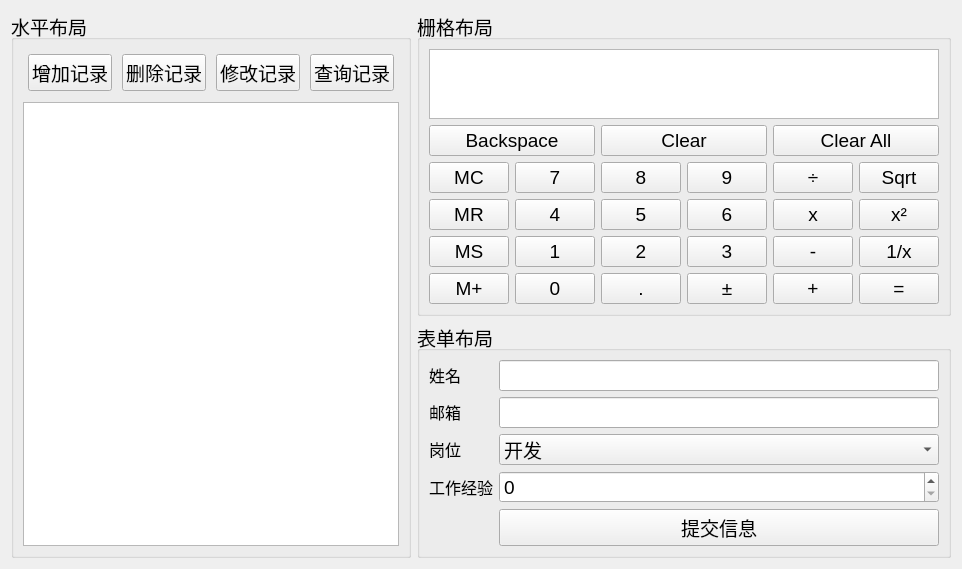
<?xml version="1.0" encoding="UTF-8"?>
<ui version="4.0">
 <class>Widget</class>
 <widget class="QWidget" name="Widget">
  <property name="geometry">
   <rect>
    <x>0</x>
    <y>0</y>
    <width>920</width>
    <height>547</height>
   </rect>
  </property>
  <property name="windowTitle">
   <string>Widget</string>
  </property>
  <layout class="QGridLayout" name="gridLayout_2">
   <item row="0" column="0" rowspan="2">
    <widget class="QGroupBox" name="groupBox">
     <property name="font">
      <font>
       <pointsize>14</pointsize>
      </font>
     </property>
     <property name="title">
      <string>水平布局</string>
     </property>
     <layout class="QVBoxLayout" name="verticalLayout">
      <item>
       <widget class="QWidget" name="widget" native="true">
        <layout class="QHBoxLayout" name="horizontalLayout" stretch="1,1,2,2">
         <property name="spacing">
          <number>10</number>
         </property>
         <property name="leftMargin">
          <number>5</number>
         </property>
         <property name="topMargin">
          <number>5</number>
         </property>
         <property name="rightMargin">
          <number>5</number>
         </property>
         <property name="bottomMargin">
          <number>5</number>
         </property>
         <item>
          <widget class="QPushButton" name="addPushButton">
           <property name="text">
            <string>增加记录</string>
           </property>
          </widget>
         </item>
         <item>
          <widget class="QPushButton" name="delPushButton">
           <property name="text">
            <string>删除记录</string>
           </property>
          </widget>
         </item>
         <item>
          <widget class="QPushButton" name="modifyPushButton">
           <property name="text">
            <string>修改记录</string>
           </property>
          </widget>
         </item>
         <item>
          <widget class="QPushButton" name="queryPushButton">
           <property name="text">
            <string>查询记录</string>
           </property>
          </widget>
         </item>
        </layout>
       </widget>
      </item>
      <item>
       <widget class="QTextEdit" name="LeveltextEdit"/>
      </item>
     </layout>
    </widget>
   </item>
   <item row="0" column="1">
    <widget class="QGroupBox" name="groupBox_2">
     <property name="font">
      <font>
       <pointsize>14</pointsize>
      </font>
     </property>
     <property name="title">
      <string>栅格布局</string>
     </property>
     <layout class="QGridLayout" name="gridLayout">
      <item row="0" column="0" colspan="7">
       <widget class="QTextEdit" name="GridtextEdit">
        <property name="sizePolicy">
         <sizepolicy hsizetype="Expanding" vsizetype="Expanding">
          <horstretch>0</horstretch>
          <verstretch>0</verstretch>
         </sizepolicy>
        </property>
       </widget>
      </item>
      <item row="1" column="0" colspan="2">
       <widget class="QPushButton" name="pushButton_backspace">
        <property name="sizePolicy">
         <sizepolicy hsizetype="Expanding" vsizetype="Expanding">
          <horstretch>0</horstretch>
          <verstretch>0</verstretch>
         </sizepolicy>
        </property>
        <property name="text">
         <string>Backspace</string>
        </property>
       </widget>
      </item>
      <item row="2" column="0">
       <widget class="QPushButton" name="pushButton_mc">
        <property name="sizePolicy">
         <sizepolicy hsizetype="Expanding" vsizetype="Expanding">
          <horstretch>0</horstretch>
          <verstretch>0</verstretch>
         </sizepolicy>
        </property>
        <property name="text">
         <string>MC</string>
        </property>
       </widget>
      </item>
      <item row="2" column="1">
       <widget class="QPushButton" name="pushButton_7">
        <property name="sizePolicy">
         <sizepolicy hsizetype="Expanding" vsizetype="Expanding">
          <horstretch>0</horstretch>
          <verstretch>0</verstretch>
         </sizepolicy>
        </property>
        <property name="text">
         <string>7</string>
        </property>
       </widget>
      </item>
      <item row="2" column="5">
       <widget class="QPushButton" name="pushButton_divide">
        <property name="sizePolicy">
         <sizepolicy hsizetype="Expanding" vsizetype="Expanding">
          <horstretch>0</horstretch>
          <verstretch>0</verstretch>
         </sizepolicy>
        </property>
        <property name="text">
         <string>÷</string>
        </property>
       </widget>
      </item>
      <item row="2" column="6">
       <widget class="QPushButton" name="pushButton_sqrt">
        <property name="sizePolicy">
         <sizepolicy hsizetype="Expanding" vsizetype="Expanding">
          <horstretch>0</horstretch>
          <verstretch>0</verstretch>
         </sizepolicy>
        </property>
        <property name="text">
         <string>Sqrt</string>
        </property>
       </widget>
      </item>
      <item row="3" column="0">
       <widget class="QPushButton" name="pushButton_mr">
        <property name="sizePolicy">
         <sizepolicy hsizetype="Expanding" vsizetype="Expanding">
          <horstretch>0</horstretch>
          <verstretch>0</verstretch>
         </sizepolicy>
        </property>
        <property name="text">
         <string>MR</string>
        </property>
       </widget>
      </item>
      <item row="3" column="1">
       <widget class="QPushButton" name="pushButton_4">
        <property name="sizePolicy">
         <sizepolicy hsizetype="Expanding" vsizetype="Expanding">
          <horstretch>0</horstretch>
          <verstretch>0</verstretch>
         </sizepolicy>
        </property>
        <property name="text">
         <string>4</string>
        </property>
       </widget>
      </item>
      <item row="3" column="2">
       <widget class="QPushButton" name="pushButton_5">
        <property name="sizePolicy">
         <sizepolicy hsizetype="Expanding" vsizetype="Expanding">
          <horstretch>0</horstretch>
          <verstretch>0</verstretch>
         </sizepolicy>
        </property>
        <property name="text">
         <string>5</string>
        </property>
       </widget>
      </item>
      <item row="3" column="5">
       <widget class="QPushButton" name="pushButton_multiply">
        <property name="sizePolicy">
         <sizepolicy hsizetype="Expanding" vsizetype="Expanding">
          <horstretch>0</horstretch>
          <verstretch>0</verstretch>
         </sizepolicy>
        </property>
        <property name="text">
         <string>x</string>
        </property>
       </widget>
      </item>
      <item row="3" column="6">
       <widget class="QPushButton" name="pushButton_square">
        <property name="sizePolicy">
         <sizepolicy hsizetype="Expanding" vsizetype="Expanding">
          <horstretch>0</horstretch>
          <verstretch>0</verstretch>
         </sizepolicy>
        </property>
        <property name="text">
         <string>x²</string>
        </property>
       </widget>
      </item>
      <item row="4" column="0">
       <widget class="QPushButton" name="pushButton_ms">
        <property name="sizePolicy">
         <sizepolicy hsizetype="Expanding" vsizetype="Expanding">
          <horstretch>0</horstretch>
          <verstretch>0</verstretch>
         </sizepolicy>
        </property>
        <property name="text">
         <string>MS</string>
        </property>
       </widget>
      </item>
      <item row="4" column="1">
       <widget class="QPushButton" name="pushButton_1">
        <property name="sizePolicy">
         <sizepolicy hsizetype="Expanding" vsizetype="Expanding">
          <horstretch>0</horstretch>
          <verstretch>0</verstretch>
         </sizepolicy>
        </property>
        <property name="text">
         <string>1</string>
        </property>
       </widget>
      </item>
      <item row="4" column="2">
       <widget class="QPushButton" name="pushButton_2">
        <property name="sizePolicy">
         <sizepolicy hsizetype="Expanding" vsizetype="Expanding">
          <horstretch>0</horstretch>
          <verstretch>0</verstretch>
         </sizepolicy>
        </property>
        <property name="text">
         <string>2</string>
        </property>
       </widget>
      </item>
      <item row="4" column="3" colspan="2">
       <widget class="QPushButton" name="pushButton_3">
        <property name="sizePolicy">
         <sizepolicy hsizetype="Expanding" vsizetype="Expanding">
          <horstretch>0</horstretch>
          <verstretch>0</verstretch>
         </sizepolicy>
        </property>
        <property name="text">
         <string>3</string>
        </property>
       </widget>
      </item>
      <item row="4" column="5">
       <widget class="QPushButton" name="pushButton_minus">
        <property name="sizePolicy">
         <sizepolicy hsizetype="Expanding" vsizetype="Expanding">
          <horstretch>0</horstretch>
          <verstretch>0</verstretch>
         </sizepolicy>
        </property>
        <property name="text">
         <string>-</string>
        </property>
       </widget>
      </item>
      <item row="4" column="6">
       <widget class="QPushButton" name="pushButton_reciprocal">
        <property name="sizePolicy">
         <sizepolicy hsizetype="Expanding" vsizetype="Expanding">
          <horstretch>0</horstretch>
          <verstretch>0</verstretch>
         </sizepolicy>
        </property>
        <property name="text">
         <string>1/x</string>
        </property>
       </widget>
      </item>
      <item row="5" column="0">
       <widget class="QPushButton" name="pushButton_mPlus">
        <property name="sizePolicy">
         <sizepolicy hsizetype="Expanding" vsizetype="Expanding">
          <horstretch>0</horstretch>
          <verstretch>0</verstretch>
         </sizepolicy>
        </property>
        <property name="text">
         <string>M+</string>
        </property>
       </widget>
      </item>
      <item row="5" column="1">
       <widget class="QPushButton" name="pushButton_0">
        <property name="sizePolicy">
         <sizepolicy hsizetype="Expanding" vsizetype="Expanding">
          <horstretch>0</horstretch>
          <verstretch>0</verstretch>
         </sizepolicy>
        </property>
        <property name="text">
         <string>0</string>
        </property>
       </widget>
      </item>
      <item row="5" column="2">
       <widget class="QPushButton" name="pushButton_point">
        <property name="sizePolicy">
         <sizepolicy hsizetype="Expanding" vsizetype="Expanding">
          <horstretch>0</horstretch>
          <verstretch>0</verstretch>
         </sizepolicy>
        </property>
        <property name="text">
         <string>.</string>
        </property>
       </widget>
      </item>
      <item row="5" column="3" colspan="2">
       <widget class="QPushButton" name="pushButton_sign">
        <property name="sizePolicy">
         <sizepolicy hsizetype="Expanding" vsizetype="Expanding">
          <horstretch>0</horstretch>
          <verstretch>0</verstretch>
         </sizepolicy>
        </property>
        <property name="text">
         <string>±</string>
        </property>
       </widget>
      </item>
      <item row="5" column="5">
       <widget class="QPushButton" name="pushButton_plus">
        <property name="sizePolicy">
         <sizepolicy hsizetype="Expanding" vsizetype="Expanding">
          <horstretch>0</horstretch>
          <verstretch>0</verstretch>
         </sizepolicy>
        </property>
        <property name="text">
         <string>+</string>
        </property>
       </widget>
      </item>
      <item row="5" column="6">
       <widget class="QPushButton" name="pushButton_equal">
        <property name="sizePolicy">
         <sizepolicy hsizetype="Expanding" vsizetype="Expanding">
          <horstretch>0</horstretch>
          <verstretch>0</verstretch>
         </sizepolicy>
        </property>
        <property name="text">
         <string>=</string>
        </property>
       </widget>
      </item>
      <item row="2" column="2">
       <widget class="QPushButton" name="pushButton_8">
        <property name="sizePolicy">
         <sizepolicy hsizetype="Expanding" vsizetype="Expanding">
          <horstretch>0</horstretch>
          <verstretch>0</verstretch>
         </sizepolicy>
        </property>
        <property name="text">
         <string>8</string>
        </property>
       </widget>
      </item>
      <item row="1" column="5" colspan="2">
       <widget class="QPushButton" name="pushButton_clearAll">
        <property name="sizePolicy">
         <sizepolicy hsizetype="Expanding" vsizetype="Expanding">
          <horstretch>0</horstretch>
          <verstretch>0</verstretch>
         </sizepolicy>
        </property>
        <property name="text">
         <string>Clear All</string>
        </property>
       </widget>
      </item>
      <item row="1" column="2" colspan="3">
       <widget class="QPushButton" name="pushButton_clear">
        <property name="sizePolicy">
         <sizepolicy hsizetype="Expanding" vsizetype="Expanding">
          <horstretch>0</horstretch>
          <verstretch>0</verstretch>
         </sizepolicy>
        </property>
        <property name="text">
         <string>Clear</string>
        </property>
       </widget>
      </item>
      <item row="3" column="3" colspan="2">
       <widget class="QPushButton" name="pushButton_6">
        <property name="sizePolicy">
         <sizepolicy hsizetype="Expanding" vsizetype="Expanding">
          <horstretch>0</horstretch>
          <verstretch>0</verstretch>
         </sizepolicy>
        </property>
        <property name="text">
         <string>6</string>
        </property>
       </widget>
      </item>
      <item row="2" column="3" colspan="2">
       <widget class="QPushButton" name="pushButton_9">
        <property name="sizePolicy">
         <sizepolicy hsizetype="Expanding" vsizetype="Expanding">
          <horstretch>0</horstretch>
          <verstretch>0</verstretch>
         </sizepolicy>
        </property>
        <property name="text">
         <string>9</string>
        </property>
       </widget>
      </item>
     </layout>
    </widget>
   </item>
   <item row="1" column="1">
    <widget class="QGroupBox" name="groupBox_3">
     <property name="font">
      <font>
       <pointsize>14</pointsize>
      </font>
     </property>
     <property name="title">
      <string>表单布局</string>
     </property>
     <layout class="QFormLayout" name="formLayout">
      <item row="0" column="0">
       <widget class="QLabel" name="namelabel">
        <property name="sizePolicy">
         <sizepolicy hsizetype="Expanding" vsizetype="Expanding">
          <horstretch>0</horstretch>
          <verstretch>0</verstretch>
         </sizepolicy>
        </property>
        <property name="text">
         <string>&lt;html&gt;&lt;head/&gt;&lt;body&gt;&lt;p align=&quot;center&quot;&gt;&lt;span style=&quot; font-size:12pt;&quot;&gt;姓名&lt;/span&gt;&lt;/p&gt;&lt;/body&gt;&lt;/html&gt;</string>
        </property>
       </widget>
      </item>
      <item row="0" column="1">
       <widget class="QLineEdit" name="namelineEdit">
        <property name="sizePolicy">
         <sizepolicy hsizetype="Expanding" vsizetype="Expanding">
          <horstretch>0</horstretch>
          <verstretch>0</verstretch>
         </sizepolicy>
        </property>
       </widget>
      </item>
      <item row="1" column="0">
       <widget class="QLabel" name="emaillabel">
        <property name="sizePolicy">
         <sizepolicy hsizetype="Expanding" vsizetype="Expanding">
          <horstretch>0</horstretch>
          <verstretch>0</verstretch>
         </sizepolicy>
        </property>
        <property name="text">
         <string>&lt;html&gt;&lt;head/&gt;&lt;body&gt;&lt;p align=&quot;center&quot;&gt;&lt;span style=&quot; font-size:12pt;&quot;&gt;邮箱&lt;/span&gt;&lt;/p&gt;&lt;/body&gt;&lt;/html&gt;</string>
        </property>
       </widget>
      </item>
      <item row="1" column="1">
       <widget class="QLineEdit" name="emaillineEdit">
        <property name="sizePolicy">
         <sizepolicy hsizetype="Expanding" vsizetype="Expanding">
          <horstretch>0</horstretch>
          <verstretch>0</verstretch>
         </sizepolicy>
        </property>
       </widget>
      </item>
      <item row="2" column="0">
       <widget class="QLabel" name="positionlabel">
        <property name="sizePolicy">
         <sizepolicy hsizetype="Expanding" vsizetype="Expanding">
          <horstretch>0</horstretch>
          <verstretch>0</verstretch>
         </sizepolicy>
        </property>
        <property name="text">
         <string>&lt;html&gt;&lt;head/&gt;&lt;body&gt;&lt;p align=&quot;center&quot;&gt;&lt;span style=&quot; font-size:12pt;&quot;&gt;岗位&lt;/span&gt;&lt;/p&gt;&lt;/body&gt;&lt;/html&gt;</string>
        </property>
       </widget>
      </item>
      <item row="2" column="1">
       <widget class="QComboBox" name="positionComboBox">
        <property name="sizePolicy">
         <sizepolicy hsizetype="Expanding" vsizetype="Expanding">
          <horstretch>0</horstretch>
          <verstretch>0</verstretch>
         </sizepolicy>
        </property>
        <item>
         <property name="text">
          <string>开发</string>
         </property>
        </item>
        <item>
         <property name="text">
          <string>运维</string>
         </property>
        </item>
        <item>
         <property name="text">
          <string>销售</string>
         </property>
        </item>
        <item>
         <property name="text">
          <string>测试</string>
         </property>
        </item>
       </widget>
      </item>
      <item row="3" column="0">
       <widget class="QLabel" name="worklabel">
        <property name="sizePolicy">
         <sizepolicy hsizetype="Expanding" vsizetype="Expanding">
          <horstretch>0</horstretch>
          <verstretch>0</verstretch>
         </sizepolicy>
        </property>
        <property name="text">
         <string>&lt;html&gt;&lt;head/&gt;&lt;body&gt;&lt;p align=&quot;center&quot;&gt;&lt;span style=&quot; font-size:12pt;&quot;&gt;工作经验&lt;/span&gt;&lt;/p&gt;&lt;/body&gt;&lt;/html&gt;</string>
        </property>
       </widget>
      </item>
      <item row="3" column="1">
       <widget class="QSpinBox" name="workSpinBox">
        <property name="sizePolicy">
         <sizepolicy hsizetype="Expanding" vsizetype="Expanding">
          <horstretch>0</horstretch>
          <verstretch>0</verstretch>
         </sizepolicy>
        </property>
       </widget>
      </item>
      <item row="4" column="1">
       <widget class="QPushButton" name="submitPushButton">
        <property name="sizePolicy">
         <sizepolicy hsizetype="Expanding" vsizetype="Expanding">
          <horstretch>0</horstretch>
          <verstretch>0</verstretch>
         </sizepolicy>
        </property>
        <property name="text">
         <string>提交信息</string>
        </property>
       </widget>
      </item>
     </layout>
    </widget>
   </item>
  </layout>
 </widget>
 <resources/>
 <connections/>
</ui>
